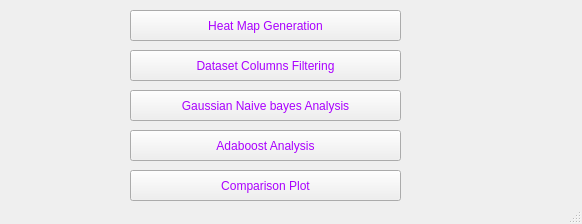
<?xml version="1.0" encoding="UTF-8"?>
<ui version="4.0">
 <class>MainWindow</class>
 <widget class="QMainWindow" name="MainWindow">
  <property name="geometry">
   <rect>
    <x>0</x>
    <y>0</y>
    <width>582</width>
    <height>224</height>
   </rect>
  </property>
  <property name="windowTitle">
   <string>DDOS  Attacks analysis using machine learning techniques</string>
  </property>
  <property name="styleSheet">
   <string notr="true">color: rgb(170, 0, 255);
font: 75 12pt &quot;MS Shell Dlg 2&quot;;</string>
  </property>
  <widget class="QWidget" name="centralwidget">
   <widget class="QPushButton" name="pushButton_2">
    <property name="geometry">
     <rect>
      <x>130</x>
      <y>50</y>
      <width>271</width>
      <height>31</height>
     </rect>
    </property>
    <property name="text">
     <string>Dataset Columns Filtering</string>
    </property>
   </widget>
   <widget class="QPushButton" name="pushButton_5">
    <property name="geometry">
     <rect>
      <x>130</x>
      <y>10</y>
      <width>271</width>
      <height>31</height>
     </rect>
    </property>
    <property name="text">
     <string>Heat Map Generation</string>
    </property>
   </widget>
   <widget class="QPushButton" name="pushButton_4">
    <property name="geometry">
     <rect>
      <x>130</x>
      <y>90</y>
      <width>271</width>
      <height>31</height>
     </rect>
    </property>
    <property name="text">
     <string>Gaussian Naive bayes Analysis</string>
    </property>
   </widget>
   <widget class="QPushButton" name="pushButton_6">
    <property name="geometry">
     <rect>
      <x>130</x>
      <y>130</y>
      <width>271</width>
      <height>31</height>
     </rect>
    </property>
    <property name="text">
     <string>Adaboost Analysis</string>
    </property>
   </widget>
   <widget class="QPushButton" name="pushButton_7">
    <property name="geometry">
     <rect>
      <x>130</x>
      <y>170</y>
      <width>271</width>
      <height>31</height>
     </rect>
    </property>
    <property name="text">
     <string>Comparison Plot</string>
    </property>
   </widget>
  </widget>
  <widget class="QStatusBar" name="statusbar"/>
 </widget>
 <resources/>
 <connections/>
</ui>
